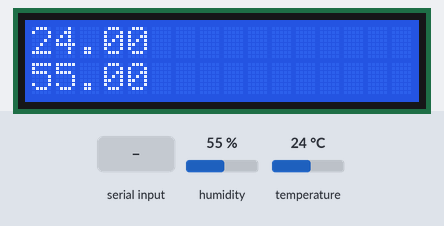
Recording of a sketch running on a simulated Arduino Nano, built with avr-gcc and run on an emulated ATmega328P. Shown: 16×2 character LCD. Inputs (shaded band) come from the test bench; at power-on: humidity 55 %, temperature 24 °C. What the sketch prints to the serial monitor is not drawn.

Above: at 6.2 s.
6.3 s: "1" received over Serial
17.7 s: humidity set to 22 %
At 28.2 s:
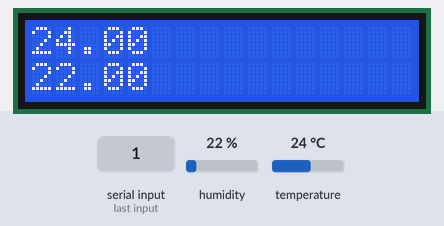
28.8 s: temperature set to 12 °C
At 39.5 s:
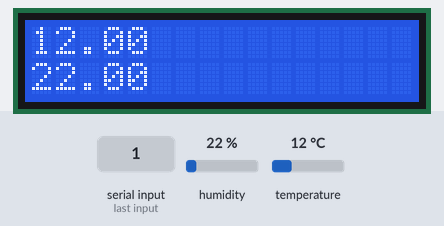
39.9 s: humidity set to 40 %
At 50.7 s:
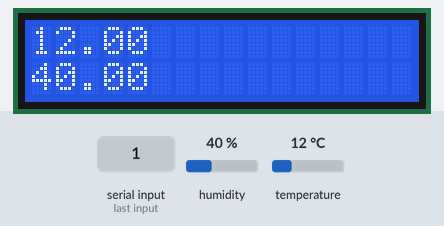
51.0 s: temperature set to 19 °C
At 62.1 s:
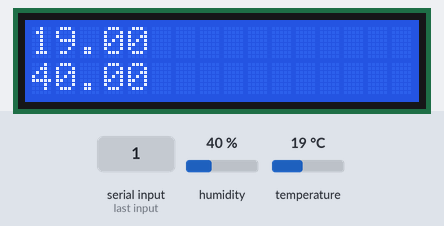
Timing chart, 0 to 63.1 s (numbered marks = the images above; inputs shaded):
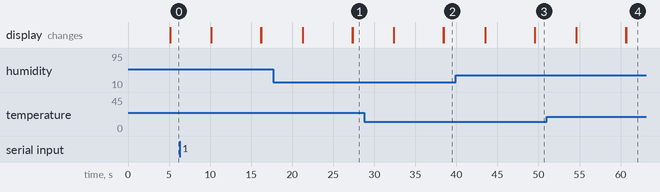

The sketch:

Arduino_uno.ino
```cpp
// Bu kod, bir DHT11 sıcaklık ve nem sensörü kullanarak sıcaklık ve nem ölçümlerini alır, bunları şifreler ve başka bir Arduino Nano'ya gönderir. Aynı zamanda Arduino Nano'dan gelen şifreli mesajı alır, şifreyi çözer ve ekranda görüntüler.

#include <Wire.h>
#include <LiquidCrystal_I2C.h>
#include <DHT.h>

#define DHTPIN 2
#define DHTTYPE DHT11

LiquidCrystal_I2C lcd(0x27, 16, 2);
DHT dht(DHTPIN, DHTTYPE);

const byte aesKey[] = {0x00, 0x11, 0x22, 0x33, 0x44, 0x55, 0x66, 0x77, 0x88, 0x99, 0xAA, 0xBB, 0xCC, 0xDD, 0xEE, 0xFF};

void setup() {
  Serial.begin(9600);
  lcd.init();
  lcd.clear();
  dht.begin();

  // Encryption mesajını yazdır
  lcd.backlight();
  lcd.setCursor(0, 0);
  lcd.print("Encryption");
  lcd.setCursor(0, 1);
  lcd.print("Message");

  delay(5000);
}

void loop() {
  // Sıcaklık ve nem değerlerini al
  float temperature = dht.readTemperature();
  float humidity = dht.readHumidity();

  // Sıcaklık ve nem değerlerini string'e dönüştür
  String message = String(temperature) + ", " + String(humidity);

  // Mesajı şifrele
  byte ciphertext[16];
  aesEncrypt(message.c_str(), ciphertext, aesKey);

  lcd.clear();
  lcd.setCursor(0, 0);
  lcd.print(temperature);
  lcd.setCursor(0, 1);
  lcd.print(humidity);
  delay(5000);

  // Şifreli mesajı LCD üzerinde görüntüle
  lcd.clear();
  lcd.setCursor(0, 0);
  lcd.print("Encr:");
  lcd.setCursor(0, 1);
  for (int i = 0; i < 16; i++) {
    lcd.print(ciphertext[i]);
  }

  // Şifreli mesajı Arduino Nano'ya gönder
  for (int i = 0; i < 16; i++) {
    Serial.write(ciphertext[i]);
  }

  // 5 saniye bekle
  delay(5000);

  // Arduino Nano'dan şifreli mesajı al
  byte receivedCiphertext[16];
  int bytesReceived = Serial.readBytes(receivedCiphertext, 16);

  // Mesajı çöz
  String decryptedMessage = aesDecrypt(receivedCiphertext, aesKey);

  // Çözülmüş mesajı LCD üzerinde görüntüle
  lcd.clear();
  lcd.setCursor(0, 0);
  lcd.print("Sen:");
  lcd.print(message);
  lcd.setCursor(0, 1);
  lcd.print("Rec:");
  lcd.print(decryptedMessage);


}

void aesEncrypt(const char *plaintext, byte *ciphertext, const byte *key) {
  // Düz metni byte dizisine dönüştür
  for (int i = 0; i < 16; i++) {
    ciphertext[i] = plaintext[i];
  }
}

String aesDecrypt(const byte *ciphertext, const byte *key) {
  // Şifreli byte dizisini string'e dönüştür
  String decryptedMessage = "";
  for (int i = 0; i < 16; i++) {
    decryptedMessage += (char)ciphertext[i];
  }

  return decryptedMessage;
}
```
